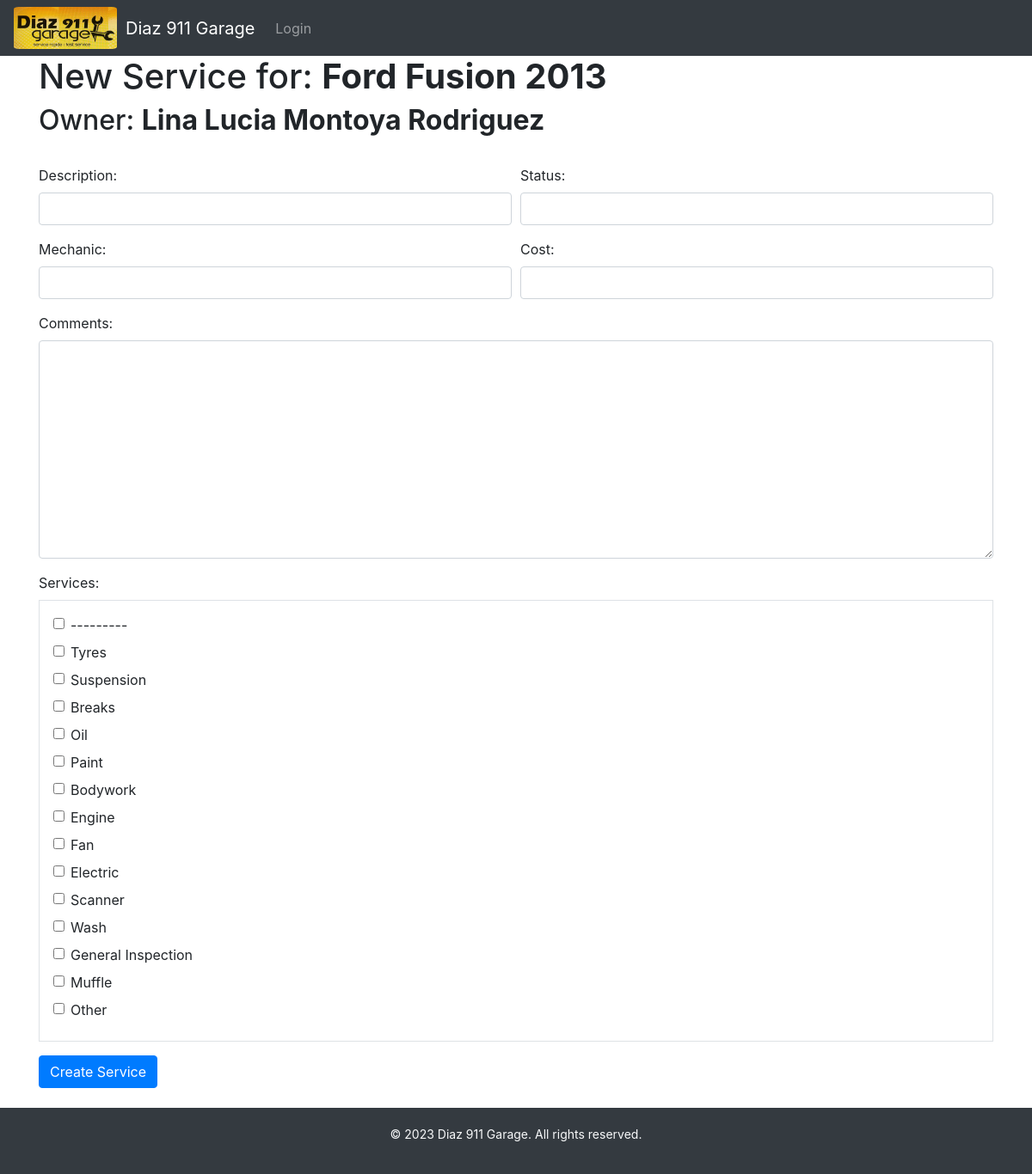
The app's page /create_service/1/ with its own data.
### clients/models.py (models this page shows, shortened)
class Car(models.Model):
    id_car = models.AutoField(primary_key=True)
    id_client = models.ForeignKey(Client, on_delete=models.CASCADE)
    license = models.CharField(max_length=100, blank=True)
    brand = models.CharField(max_length=100, blank=True)
    model = models.CharField(max_length=100, blank=True)
    year = models.CharField(max_length=100, blank=True)
    color = models.CharField(max_length=100, blank=True)
    version = models.CharField(max_length=100, blank=True)
    serieNumber = models.CharField(max_length=100, blank=True)
    vin = models.CharField(max_length=100, blank=True)
    engine = models.CharField(max_length=100, blank=True)
    oil = models.CharField(max_length=100, blank=True)
    traction = models.CharField(max_length=100, blank=True)
    comments = models.CharField(max_length=250, blank=True)
    image = models.ImageField(upload_to='image/', null=True, blank=True)

class Client(models.Model):
    id_client = models.AutoField(primary_key=True)
    firstName = models.CharField(max_length=100)
    lastName = models.CharField(max_length=100)
    email = models.EmailField(max_length=100)
    phone = models.CharField(max_length=15)
    address = models.CharField(max_length=100)
    city = models.CharField(max_length=50)
    state = models.CharField(max_length=50)
    zipcode = models.CharField(max_length=10)
    date_added = models.DateTimeField(auto_now_add=True)

### clients/views.py (the view)
# urls.py: path('create_service/<int:id_client>/', views.create_service, name='create_service'),
def create_service(request, id_client):
    client = get_object_or_404(Client, pk=id_client)
    car = Car.objects.get(id_client=client)
    if request.method == 'POST':
        form = NewServiceForm(request.POST)
        if form.is_valid():
            service = form.save(commit=False)
            service.id_car = car
            service.id_client = client
            service.save()
            messages.success(request, 'Service created successfully.')
            return redirect('client_detail', id_client=id_client)
    else:
        form = NewServiceForm()
    return render(request, 'clients/create_service.html', {'form': form, 'client': client, 'car': car})

### clients/forms.py
class NewServiceForm(forms.ModelForm):
    class Meta:
        model = Services
        fields = ['services', 'cost', 'description', 'status', 'mechanic', 'comments']
        widgets = {
            'services': forms.CheckboxSelectMultiple(attrs={'class': 'form-check-input'}),
            'description': forms.TextInput(attrs={'class': 'form-control'}),
            'status': forms.TextInput(attrs={'class': 'form-control'}),
            'mechanic': forms.TextInput(attrs={'class': 'form-control'}),
            'comments': forms.Textarea(attrs={'class': 'form-control'}),
            'cost': forms.NumberInput(attrs={'class': 'form-control'}),
        }

### clients/templates/clients/create_service.html (shortened to what this page needs)
{% extends 'clients/base.html' %}
{% block content %}
    <h1>New Service for: <b>{{ car.brand}} {{ car.model }} {{ car.year}} </B></h1>
    <h2>Owner: <b>{{ client.firstName }} {{ client.lastName }} </b></h2><br>
    <form method="post">
        <div class="form-row">
            <div class="form-group col-md-6">
                <label for="{{ form.description.id_for_label }}">Description:</label>
                {{ form.description }}
            </div>
            <div class="form-group col-md-6">
                <label for="{{ form.status.id_for_label }}">Status:</label>
                {{ form.status }}
            </div>
        </div>
        <div class="form-row">
            <div class="form-group col-md-6">
                <label for="{{ form.mechanic.id_for_label }}">Mechanic:</label>
                {{ form.mechanic }}
            </div>
            <div class="form-group col-md-6">
                <label for="{{ form.cost.id_for_label }}">Cost:</label>
                {{ form.cost }}
            </div>
        </div>
        <div class="form-group">
            <label for="{{ form.comments.id_for_label }}">Comments:</label>
            {{ form.comments }}
        </div>
        <div class="form-group">
            <label for="{{ form.services.id_for_label }}">Services:</label>
            <div class="border p-3">
                {% for choice in form.services %}
                    <div class="form-check">
                        {{ choice }}
                    </div>
                {% endfor %}
            </div>
        </div>
        <button type="submit" class="btn btn-primary">Create Service</button>
    </form>
{% endblock %}

### records on screen
Car: brand "Ford", model "Fusion", year "2013"
Client: firstName "Lina Lucia", lastName "Montoya Rodriguez"
